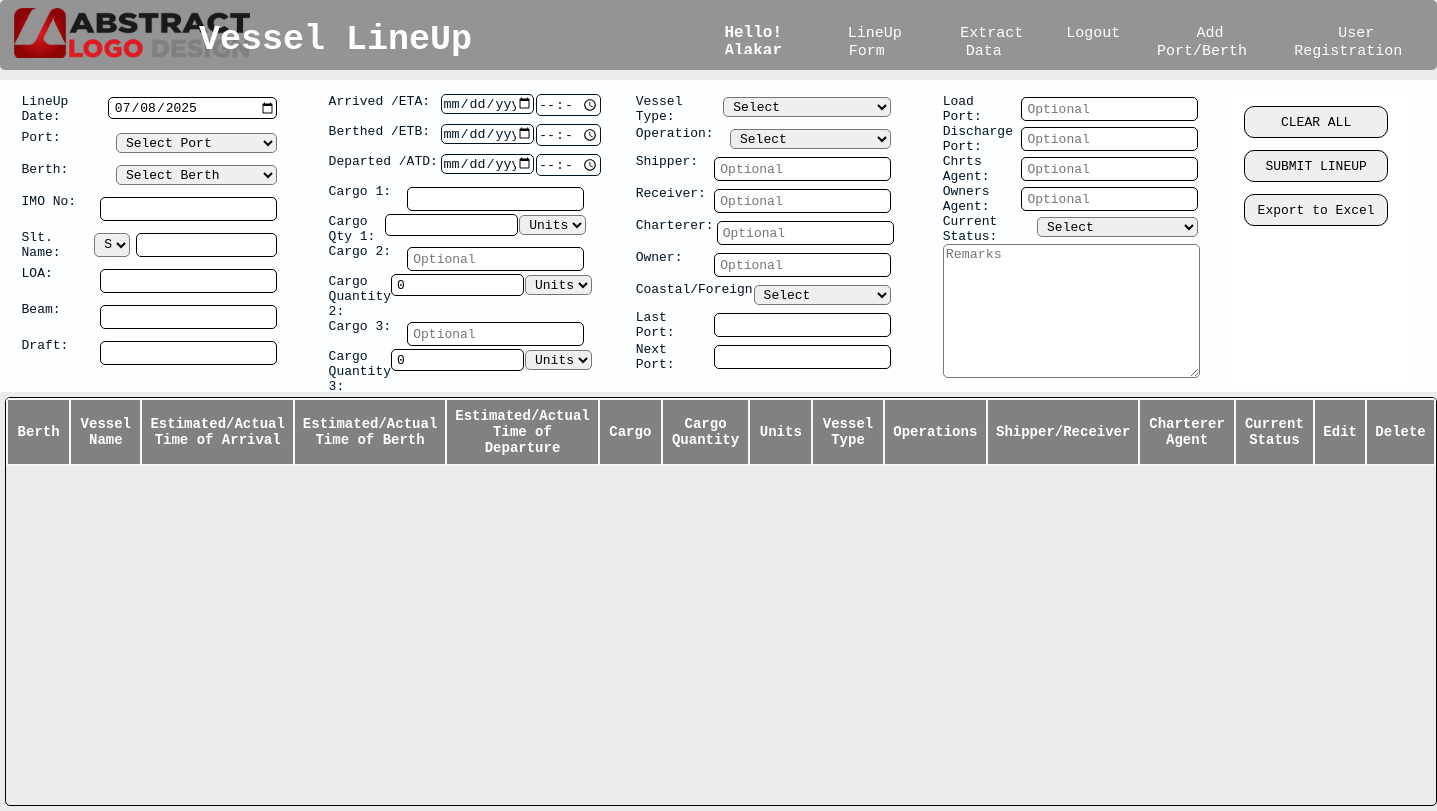
Before: /LineUpForm/ (signed in) with the older database file.
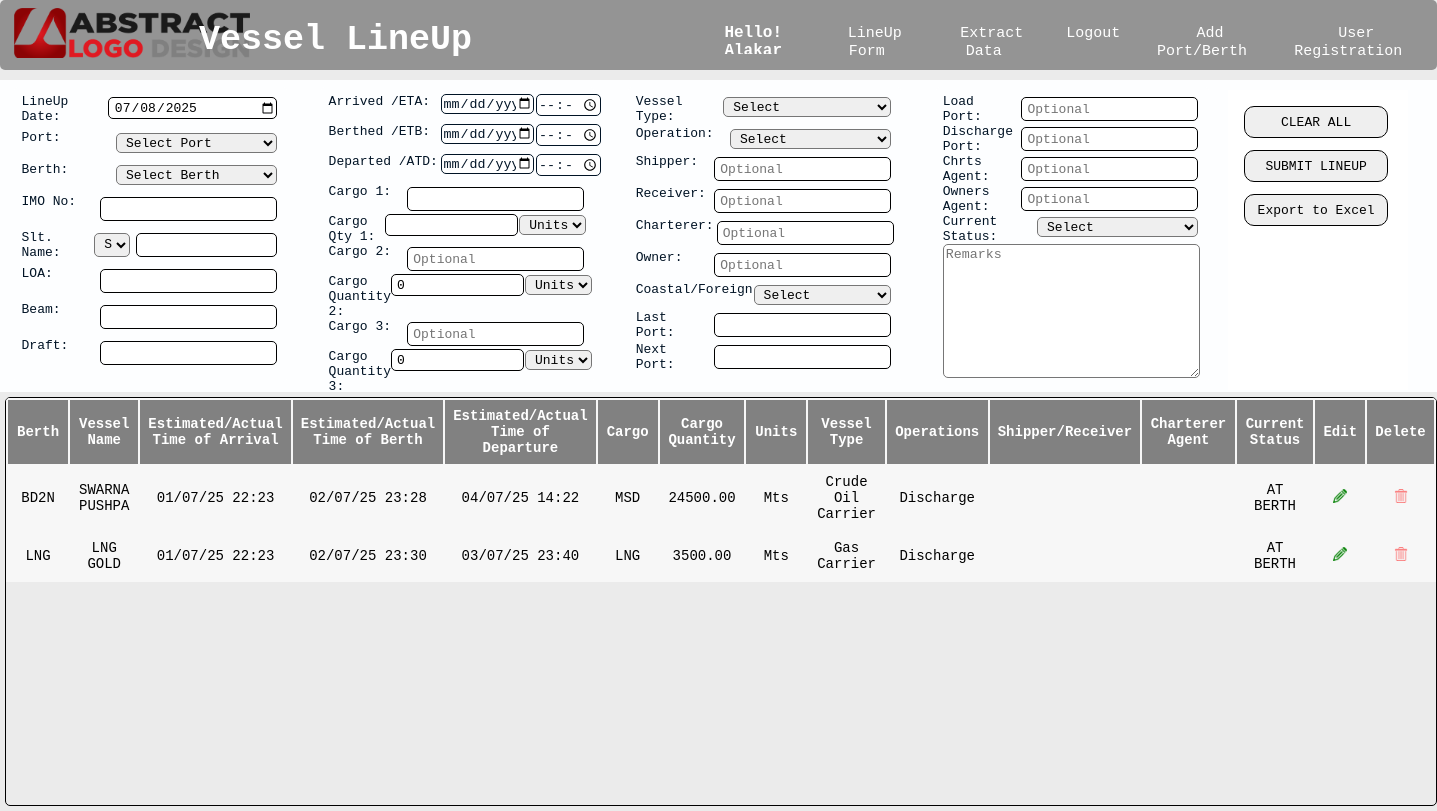
After: the same page with the newer database file.
### App/models.py (models this page shows)
class LineUpForm(models.Model):
    LineUp_Date=models.CharField(max_length=20,default="")
    Port=models.CharField(max_length=20,default="")
    Berth=models.CharField(max_length=20,default="")
    IMO_No=models.CharField(max_length=20,default="")
    Slt=models.CharField(max_length=20,default="")
    Vessel=models.CharField(max_length=20,default="")
    LOA=models.DecimalField(max_digits=20,decimal_places=2)
    Beam=models.DecimalField(max_digits=20,decimal_places=2)
    Draft=models.DecimalField(max_digits=20,decimal_places=2)
    ETA_ATA_Date=models.DateField(null=True, blank=True)
    ETA_ATA_Time=models.TimeField(null=True, blank=True)
    ETB_ATB_Date=models.DateField(null=True, blank=True)
    ETB_ATB_Time=models.TimeField(null=True, blank=True)
    ETD_ATD_Date=models.DateField(null=True, blank=True)
    ETD_ATD_Time=models.TimeField(null=True, blank=True)
    Cargo1=models.CharField(max_length=20,default="")
    CargoQty1=models.DecimalField(max_digits=20,decimal_places=2)
    CargoUnits1=models.CharField(max_length=20,default="")
    Cargo2=models.CharField(max_length=20,default="")
    CargoQty2=models.DecimalField(max_digits=20,decimal_places=2)
    CargoUnits2=models.CharField(max_length=20,default="")
    Cargo3=models.CharField(max_length=20,default="")
    CargoQty3=models.DecimalField(max_digits=20,decimal_places=2)
    CargoUnits3=models.CharField(max_length=20,default="")
    VesselType=models.CharField(max_length=20,default="")
    Operations=models.CharField(max_length=20,default="")
    Shipper=models.CharField(max_length=20,default="")
    Receiver=models.CharField(max_length=20,default="")
    Principal=models.CharField(max_length=20,default="")
    Owner=models.CharField(max_length=20,default="")
    C_F=models.CharField(max_length=20,default="")
    LastPort=models.CharField(max_length=20,default="")
    NextPort=models.CharField(max_length=20,default="")
    LoadPort=models.CharField(max_length=20,default="")
    DischargePort=models.CharField(max_length=20,default="")
    ChartererAgent=models.CharField(max_length=20,default="")
    OwnersAgent=models.CharField(max_length=20,default="")
    CurrentStatus=models.CharField(max_length=20,default="")
    Remarks=models.CharField(max_length=200,default="")
    CreatedAt=models.DateTimeField(auto_now_add=True)
    UpdatedAt=models.DateTimeField(auto_now=True)

### App/views.py (the view, shortened to what this page needs)
@login_required
def LineupForm_pg(request):
    user_type = request.session.get('usertype')
    user_port = request.session.get('port', '').strip()
    ports_queryset = Port_Berth_Form.objects.all()
    lineup_queryset = LineUpForm.objects.all()
    user_berths = []
    user_ports = []
    selected_port = request.GET.get('port')
    ports = ports_queryset.values_list('Port', flat=True).distinct().order_by('Port')
    datas = lineup_queryset.order_by('CurrentStatus')
    default_port = selected_port if selected_port else (user_ports[0] if user_ports else '')
    return render(request, 'Pages/lineupForm.html', {
        'datas': datas,
        'ports': ports,
        'user_berths': list(user_berths),
        'default_port': default_port,
        'is_user': user_type == 'user',
        'user_ports': user_ports,
    })

### App/templates/Pages/lineupForm.html (shortened to what the changed rows need)
{% extends 'Pages/base.html' %}
{% load static %}
{% block content %}
    <main>
        <section class="mainsection">
            <Section class="TableArea">
                <table id="myTable" class="TVP">
                    <thead class="tableheader">
                        <tr>
                            <th class="Thead">Berth</th>
                            <th class="Thead">Vessel Name</th>
                            <th class="Thead">Estimated/Actual Time of Arrival</th>
                            <th class="Thead">Estimated/Actual Time of Berth</th>
                            <th class="Thead">Estimated/Actual Time of Departure</th>
                            <th class="Thead">Cargo</th>
                            <th class="Thead">Cargo Quantity</th>
                            <th class="Thead">Units</th>
                            <th class="Thead">Vessel Type</th>
                            <th class="Thead">Operations</th>
                            <th class="Thead">Shipper/Receiver</th>
                            <th class="Thead">Charterer Agent</th>
                            <th class="Thead">Current Status</th>
                            <th class="Ticon">Edit</th>
                            <th class="Ticon">Delete</th>
                        </tr>
                    </thead>
                    <tbody>
                        {% for data in datas %}
                            <tr>
                                <td>{{data.Berth}}</td>
                                <td>{{data.Vessel}}</td>
                                <td>{{data.ETA_ATA_Date|date:"d/m/y" }} {{ data.ETA_ATA_Time|time:"H:i" }}</td>
                                <td>{{data.ETB_ATB_Date|date:"d/m/y" }} {{ data.ETB_ATB_Time|time:"H:i" }}</td>
                                <td>{{data.ETD_ATD_Date|date:"d/m/y" }} {{ data.ETD_ATD_Time|time:"H:i" }}</td>
                                <td>{{data.Cargo1}}</td>
                                <td>{{data.CargoQty1}}</td>
                                <td>{{data.CargoUnits1}}</td>
                                <td class="vesselTypeColumn" >{{data.VesselType}}</td>
                                <td>{{data.Operations}}</td>
                                <td>
                                </td>
                                <td class="chartererAgentColumn" >{{data.ChartererAgent}}</td>
                                <td>{{data.CurrentStatus}}</td>
                                <td><a href="/UpdateLineup/{{data.id}}"><img class="edt" src="{% static 'assets/Images/pencil-solid.png' %}" alt=""></a></td>
                                <td><a href="/DeleteLineup/{{data.id}}"><img class="edt" src="{% static 'assets/Images/trash-solid.png' %}" alt=""></a></td>
                            </tr>
                        {% endfor %}
                    </tbody>
                </table>
            </Section>
        </section>
    </main>
{% endblock %}

Changed rows visible on the page:
added LineUpForm: Berth "BD2N", Vessel "SWARNA PUSHPA", ETA_ATA_Date "01/07/25", ETA_ATA_Time "22:23", ETB_ATB_Date "02/07/25", ETB_ATB_Time "23:28", ETD_ATD_Date "04/07/25", ETD_ATD_Time "14:22", Cargo1 "MSD", CargoQty1 "24500.00", CargoUnits1 "Mts", VesselType "Crude Oil Carrier", Operations "Discharge", CurrentStatus "AT BERTH"
added LineUpForm: Berth "LNG", Vessel "LNG GOLD", ETA_ATA_Date "01/07/25", ETA_ATA_Time "22:23", ETB_ATB_Date "02/07/25", ETB_ATB_Time "23:30", ETD_ATD_Date "03/07/25", ETD_ATD_Time "23:40", Cargo1 "LNG", CargoQty1 "3500.00", CargoUnits1 "Mts", VesselType "Gas Carrier", Operations "Discharge", CurrentStatus "AT BERTH"
